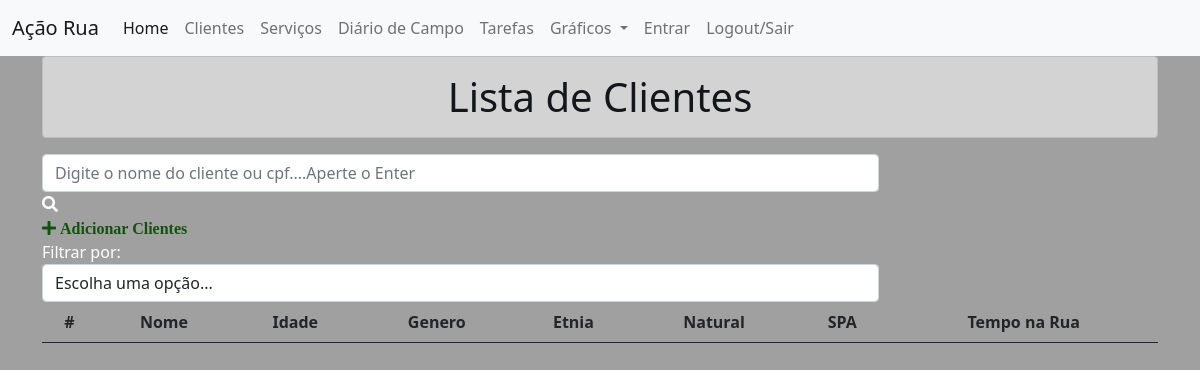
The app's page /list/, older data.
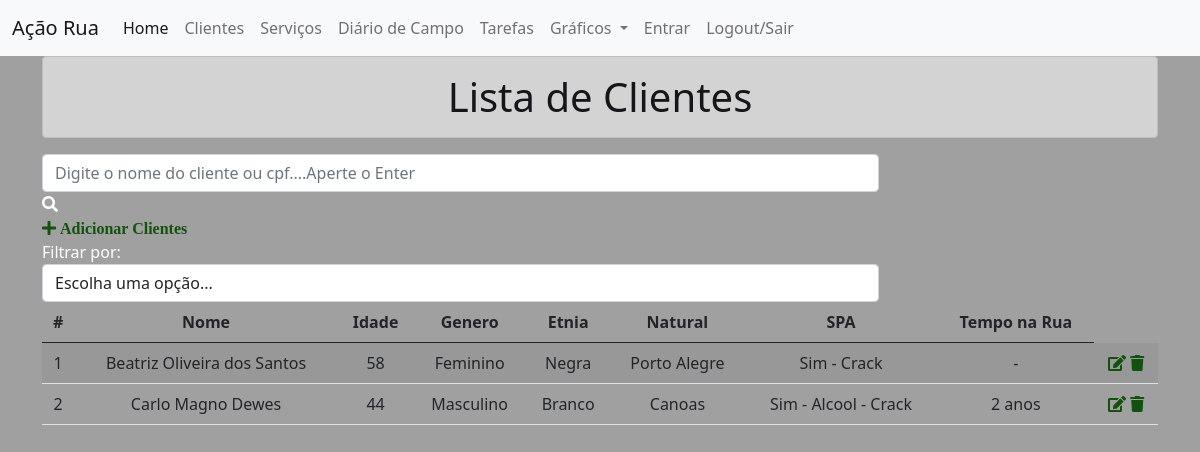
The same page, newer data.
### clientes/models.py (models this page shows, shortened)
class Clientes(models.Model):
    nome = models.CharField('Nome', max_length=100)
    aniversario = models.DateField('Data de Nascimento')
    idade = models.IntegerField()
    cpf = models.CharField('CPF', max_length=11)
    escolaridade = models.CharField('Escolaridade', max_length=100)
    genero = models.CharField('Genero', max_length=30)
    etnia = models.CharField('Etnia', max_length=50)
    natural = models.CharField('Natural', max_length=100)
    spa = models.CharField('SPA', max_length=100)
    beneficios = models.CharField('Beneficios', max_length=100)
    temporua = models.CharField('Tempo na Rua', max_length=25)
    datacadastro = models.DateField('Data do Cadastro')
    profissional = models.CharField('Profissional', max_length=100)

### clientes/views.py (the view)
# urls.py: path('list/', ListaClientesView.as_view(), name='list'),
class ListaClientesView(ListView):
    models = Clientes
    template_name = 'list.html'
    paginate_by = 5
    ordering = 'id'
    queryset = Clientes.objects.all().order_by()
    context_object_name = 'clientes'
    def get_queryset(self):
        query = self.request.GET.get('q')
        if query:
            return Clientes.objects.filter(
                Q(nome__icontains=query) |
                Q(idade__icontains=query) |
                Q(genero__icontains=query) |
                Q(etnia__icontains=query) |
                Q(spa__icontains=query) |
                Q(temporua__icontains=query)
            )
        else:
            return Clientes.objects.all()

### clientes/templates/list.html (shortened to what this page needs)
{% extends 'base.html' %}
{% load static %}
{% block content %}
<div class="container">
    <h1 class="text-center alert alert-dark">Lista de Clientes</h1>
    <div class="col-9 search-div">
        <form method="GET" id="search-form">
            <input class="form-control" type="text" id="search" name="q"
                   placeholder="Digite o nome do cliente ou cpf....Aperte o Enter"
                   value="{{ request.GET.q }}">
            <i class="fas fa-search"></i>
        </form>
    </div>
    <a id="add-link" href="/addc">
        <div class="col-2 add-div">
            <i class="fas fa-plus"> Adicionar Clientes</i>
        </div>
    </a>
    <div class="col-9 filter-div">
        <span>Filtrar por:</span>
        <select name="filter" id="filter" class="form-control">
            <option value="">Escolha uma opção...</option>
        </select>
    </div>
    <table class="table table-striped" >
        <thead align="center">
        <tr>
            <th scope="col">#</th>
            <th scope="col">Nome</th>
            <th scope="col">Idade</th>
            <th scope="col">Genero</th>
            <th scope="col">Etnia</th>
            <th scope="col">Natural</th>
            <th scope="col">SPA</th>
            <th scope="col">Tempo na Rua</th>
        </tr>
        </thead>
        <tbody align="center">
        {% for clientes in clientes %}
        <tr>
            <td>{{ clientes.id }}</td>
            <td>{{ clientes.nome }}</td>
            <td>{{ clientes.idade }}</td>
            <td>{{ clientes.genero }}</td>
            <td>{{ clientes.etnia }}</td>
            <td>{{ clientes.natural }}</td>
            <td>{{ clientes.spa }}</td>
            <td>{{ clientes.temporua }}</td>
            <td>
                <a href="{% url 'upd_clientes' clientes.pk %}"><span><i class="fas fa-edit"></i></span></a>
                <a href="{% url 'del_clientes' clientes.pk %}"><span><i class="fas fa-trash"></i></span></a>
            </td>
        </tr>
        {% endfor %}
        </tbody>
    </table>
</div>
{% endblock %}

Row changes from the older to the newer data that the page shows:
added Clientes: id "1", nome "Beatriz Oliveira dos Santos", idade "58", genero "Feminino", etnia "Negra", natural "Porto Alegre", spa "Sim - Crack", temporua "-"
added Clientes: id "2", nome "Carlo Magno Dewes", idade "44", genero "Masculino", etnia "Branco", natural "Canoas", spa "Sim - Alcool - Crack", temporua "2 anos"
